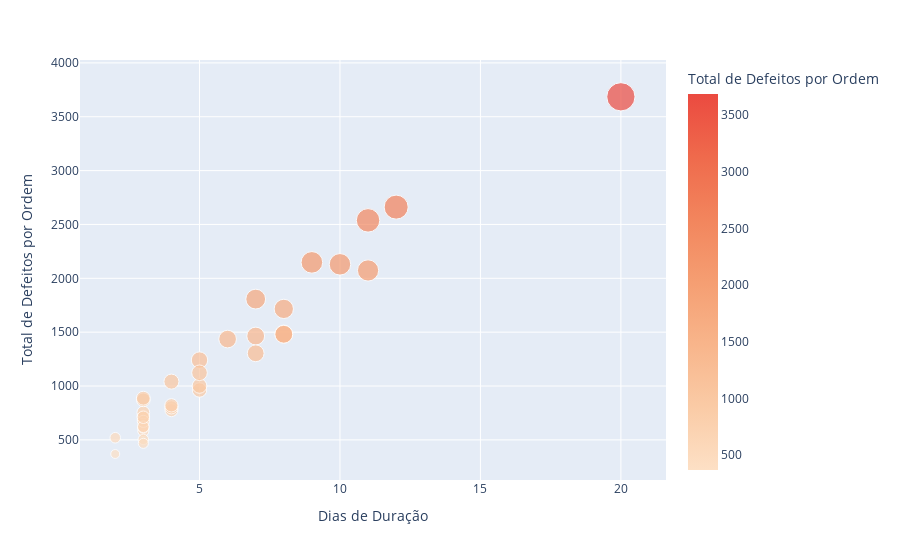

The notebook cell saved with this chart:
### Code cell
px.scatter(data_frame=defeitos_por_duracao, 
           x='Dias de Duração', 
           y='Total de Defeitos por Ordem', 
           color='Total de Defeitos por Ordem', 
           color_continuous_scale='peach', 
           size='Total de Defeitos por Ordem')

### Figure 1 — Plotly figure (JSON) as saved in the notebook; plotly's stock layout.template omitted (floating-point values rounded to 4 significant figures)
{"data": [{"hovertemplate": "Dias de Duração=%{x}<br>Total de Defeitos por Ordem=%{marker.color}<extra></extra>", "legendgroup": "", "marker": {"color": [2148, 584, 2661, 1041, 2130, 369, 1807, 3685, 1464, 505, 1241, 1483, 1480, 688, 718, 1304, 963, 776, 755, 616, 872, 672, 1001, 2538, 887, 2073, 1123, 1716, 622, 520, 802, 821, 468, 710, 1436], "coloraxis": "coloraxis", "size": [2148, 584, 2661, 1041, 2130, 369, 1807, 3685, 1464, 505, 1241, 1483, 1480, 688, 718, 1304, 963, 776, 755, 616, 872, 672, 1001, 2538, 887, 2073, 1123, 1716, 622, 520, 802, 821, 468, 710, 1436], "sizemode": "area", "sizeref": 9.213, "symbol": "circle"}, "mode": "markers", "name": "", "orientation": "v", "showlegend": false, "type": "scatter", "x": [9, 3, 12, 4, 10, 2, 7, 20, 7, 3, 5, 8, 8, 3, 3, 7, 5, 4, 3, 3, 3, 3, 5, 11, 3, 11, 5, 8, 3, 2, 4, 4, 3, 3, 6], "xaxis": "x", "y": [2148, 584, 2661, 1041, 2130, 369, 1807, 3685, 1464, 505, 1241, 1483, 1480, 688, 718, 1304, 963, 776, 755, 616, 872, 672, 1001, 2538, 887, 2073, 1123, 1716, 622, 520, 802, 821, 468, 710, 1436], "yaxis": "y"}], "layout": {"coloraxis": {"colorbar": {"title": {"text": "Total de Defeitos por Ordem"}}, "colorscale": [[0, "rgb(253, 224, 197)"], [0.1667, "rgb(250, 203, 166)"], [0.3333, "rgb(248, 181, 139)"], [0.5, "rgb(245, 158, 114)"], [0.6667, "rgb(242, 133, 93)"], [0.8333, "rgb(239, 106, 76)"], [1, "rgb(235, 74, 64)"]]}, "legend": {"itemsizing": "constant", "tracegroupgap": 0}, "margin": {"t": 60}, "xaxis": {"anchor": "y", "domain": [0, 1], "title": {"text": "Dias de Duração"}}, "yaxis": {"anchor": "x", "domain": [0, 1], "title": {"text": "Total de Defeitos por Ordem"}}}}
